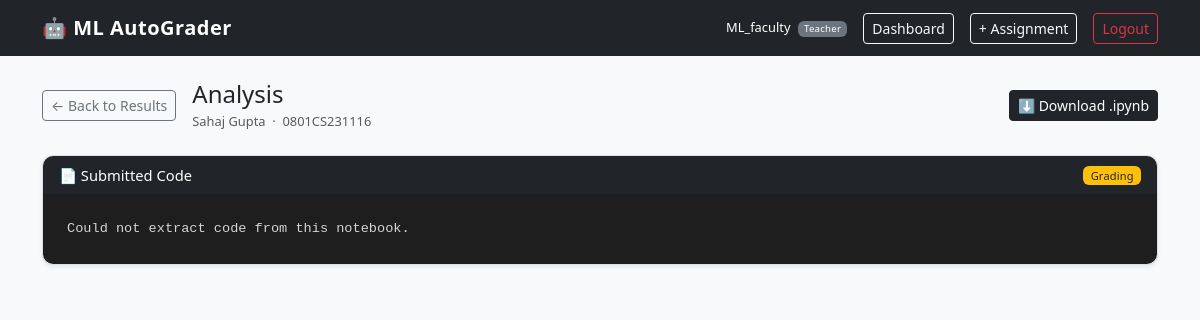
The app's page /view_submission/5 (signed in) with its own data.
### models.py (models this page shows, shortened)
class User(db.Model, UserMixin):
    __tablename__ = "user"
    id            = db.Column(db.Integer, primary_key=True)
    name          = db.Column(db.String(100), nullable=False)
    email         = db.Column(db.String(120), unique=True, nullable=False)
    password      = db.Column(db.String(200), nullable=False)
    role          = db.Column(db.String(20), nullable=False)
    status        = db.Column(db.String(20), nullable=True, default="approved")
    enrollment_no = db.Column(db.String(50), unique=True, nullable=True)
    branch        = db.Column(db.String(50), nullable=True)
    batch         = db.Column(db.String(50), nullable=True)
    assignments   = db.relationship("Assignment", backref="creator", lazy=True)
    submissions   = db.relationship("Submission", backref="student",  lazy=True)

class Assignment(db.Model):
    __tablename__ = "assignment"
    id           = db.Column(db.Integer, primary_key=True)
    title        = db.Column(db.String(200), nullable=False)
    description  = db.Column(db.Text,        nullable=False)
    due_date     = db.Column(db.String(50),  nullable=False)
    task_type    = db.Column(db.String(50),  nullable=False)
    rubric_json  = db.Column(db.Text, nullable=False)
    dataset_path = db.Column(db.String(300), nullable=True)
    teacher_id   = db.Column(db.Integer, db.ForeignKey("user.id"), nullable=False)
    grading_status = db.Column(db.String(30), default="pending")
    created_at   = db.Column(db.DateTime, default=datetime.utcnow)
    submissions  = db.relationship("Submission", backref="assignment", lazy=True)

class Submission(db.Model):
    __tablename__ = "submission"
    id            = db.Column(db.Integer, primary_key=True)
    student_id    = db.Column(db.Integer, db.ForeignKey("user.id"),         nullable=False)
    assignment_id = db.Column(db.Integer, db.ForeignKey("assignment.id"),   nullable=False)
    file_path     = db.Column(db.String(300), nullable=False)
    status        = db.Column(db.String(30), default="submitted")
    score         = db.Column(db.Float,  nullable=True)
    max_score     = db.Column(db.Float,  nullable=True)
    result_json   = db.Column(db.Text, nullable=True)
    released      = db.Column(db.Boolean, default=False)
    submitted_at  = db.Column(db.DateTime, default=datetime.utcnow)
    graded_at     = db.Column(db.DateTime, nullable=True)

### app.py (the view)
@app.route("/view_submission/<int:sub_id>")
@login_required
def view_submission(sub_id):
    sub        = Submission.query.get_or_404(sub_id)
    assignment = Assignment.query.get(sub.assignment_id)
    student    = User.query.get(sub.student_id)
    if current_user.role == "teacher":
        if assignment.teacher_id != current_user.id:
            return "Access denied", 403
    elif current_user.role == "student":
        if sub.student_id != current_user.id:
            return "Access denied", 403
    else:
        return "Access denied", 403
    from core.ipynb_parser import extract_and_validate_ipynb
    parsed = extract_and_validate_ipynb(sub.file_path)
    code   = parsed.get("code") or "Could not extract code from this notebook."
    return render_template(
        "shared/view_submission.html",
        sub        = sub,
        assignment = assignment,
        student    = student,
        code       = code,
    )

### app.py (called while the page is built)
@login_manager.user_loader
def load_user(user_id):
    return User.query.get(int(user_id))

### core/ipynb_parser.py (called while the page is built, shortened)
def extract_and_validate_ipynb(filepath: str) -> dict:
    try:
        with open(filepath, "r", encoding="utf-8") as f:
            notebook = json.load(f)
    except json.JSONDecodeError:
        return {
            "status":  "error",
            "message": "Invalid file format. Please upload a valid .ipynb file.",
            "code":    None,
        }
    except Exception as e:
        return {
            "status":  "error",
            "message": f"Could not read file: {e}",
            "code":    None,
        }

### templates/shared/view_submission.html (shortened to what this page needs)
{% extends 'base.html' %}
{% block content %}
<div class="d-flex align-items-center gap-3 mb-4">
    {% if current_user.role == 'teacher' %}
        <a href="{{ url_for('teacher_view_assignment', assign_id=assignment.id) }}"
           class="btn btn-outline-secondary btn-sm">← Back to Results</a>
    {% else %}
        <a href="{{ url_for('student_dashboard') }}"
           class="btn btn-outline-secondary btn-sm">← Back</a>
    {% endif %}
    <div>
        <h4 class="mb-0">{{ assignment.title }}</h4>
        <small class="text-muted">
            {{ student.name }} &nbsp;·&nbsp; {{ student.enrollment_no }}
        </small>
    </div>
    <a href="{{ url_for('download_submission', sub_id=sub.id) }}"
       class="btn btn-dark btn-sm ms-auto">
        ⬇ Download .ipynb
    </a>
</div>
<div class="card shadow-sm">
    <div class="card-header bg-dark text-white d-flex justify-content-between align-items-center">
        <span>📄 Submitted Code</span>
        <span class="badge
            {% if sub.status == 'graded' %}bg-success
            {% elif sub.status == 'grading' %}bg-warning text-dark
            {% else %}bg-secondary{% endif %}">
            {{ sub.status | title }}
        </span>
    </div>
    <div class="card-body p-0">
        <pre class="p-4 mb-0" style="background:#1e1e1e; color:#d4d4d4;
             font-size:0.85rem; border-radius:0 0 10px 10px;
             overflow-x:auto; max-height:75vh; overflow-y:auto;">{{ code }}</pre>
    </div>
</div>
{% endblock %}

### templates/base.html (shortened to what this page needs)
<!DOCTYPE html>
<html lang="en">
<head>
    <link href="https://cdn.jsdelivr.net/npm/bootstrap@5.3.0/dist/css/bootstrap.min.css" rel="stylesheet">
    <link href="{{ url_for('static', filename='css/style.css') }}" rel="stylesheet">
</head>
<body class="bg-light">
<nav class="navbar navbar-expand-lg navbar-dark bg-dark mb-4">
    <div class="container">
        <a class="navbar-brand fw-bold" href="#">🤖 ML AutoGrader</a>
        <div class="d-flex align-items-center gap-3">
            {% if current_user.is_authenticated %}
                <span class="text-white small">
                    {{ current_user.name }}
                    <span class="badge bg-secondary ms-1">{{ current_user.role | title }}</span>
                </span>
                {% if current_user.role == 'student' %}
                    <a href="{{ url_for('student_dashboard') }}" class="btn btn-outline-light btn-sm">Dashboard</a>
                    <a href="{{ url_for('my_grades') }}" class="btn btn-outline-light btn-sm">My Grades</a>
                {% elif current_user.role == 'teacher' %}
                    <a href="{{ url_for('teacher_dashboard') }}" class="btn btn-outline-light btn-sm">Dashboard</a>
                    <a href="{{ url_for('create_assignment') }}" class="btn btn-outline-light btn-sm">+ Assignment</a>
                {% elif current_user.role == 'admin' %}
                    <a href="{{ url_for('admin_dashboard') }}" class="btn btn-outline-light btn-sm">Admin Panel</a>
                {% endif %}
                <a href="{{ url_for('logout') }}" class="btn btn-outline-danger btn-sm">Logout</a>
            {% endif %}
        </div>
    </div>
</nav>
<div class="container">
    {% block content %}{% endblock %}
</div>
</body>
</html>

### static/css/style.css (style rules this page uses)
body { font-size: 0.92rem; }
.navbar-brand { letter-spacing: 0.5px; }
.card { border-radius: 10px; border: 1px solid #e0e0e0; }
.card-header { border-radius: 10px 10px 0 0 !important; }
.badge { font-weight: 500; letter-spacing: 0.2px; }

### records on screen
User: name "ML_faculty", role "Teacher"
Assignment: title "Analysis"
User: name "Sahaj Gupta", enrollment_no "0801CS231116"
Submission: status "Grading"

### other values on screen
{{ code }} "Could not extract code from this notebook."
